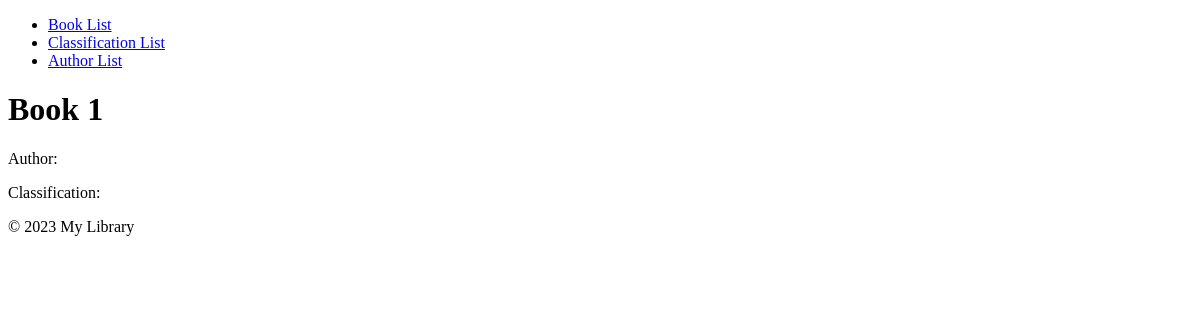
The page /books/1/ on the database as committed earlier.
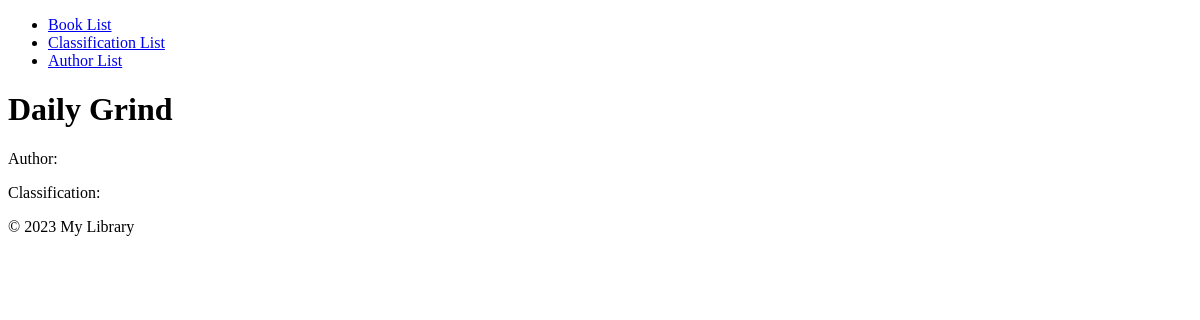
The same page on the database as committed later.
### exercises/models.py (models this page shows, shortened)
class Book (models.Model):
    title = models.CharField(max_length=255)
    authors = models.ManyToManyField('exercises.Author')
    publisher = models.ForeignKey(
        "exercises.Publisher",
        on_delete=models.CASCADE
    )
    publication_date = models.DateField()
    def was_published_recently(self):
        date_today = timezone.now().date()
        return self.publication_date >= date_today - timedelta(day=1)
    was_published_recently.admin_order_field = "publication_date"
    was_published_recently.boolean=True
    was_published_recently.short_description = "Published recently?"
    class Meta:
        verbose_name = _("Book")
        verbose_name_plural = _("Books")

### exercises/views.py (the view)
# urls.py: path('books/<int:book_id>/', book_detail, name='book_detail'),
def book_detail(request, book_id):
    book = Book.objects.get(pk=book_id)
    context={
        'book':book
    }
    return render(request, 'book_detail.html', context)

### exercises/templates/book_detail.html
{% extends 'base.html' %}
{% block content %}
<h1>{{ book.title }}</h1>
<p>Author: <a href="{% url 'author_detail' book.author.id %}">{{ book.author.name }}</a></p>
<p>Classification: {{ book.classification.name }}</p>
{% endblock %}

Rows that differ between the two databases and show on the page:
changed Book: title "Book 1" → "Daily Grind"
